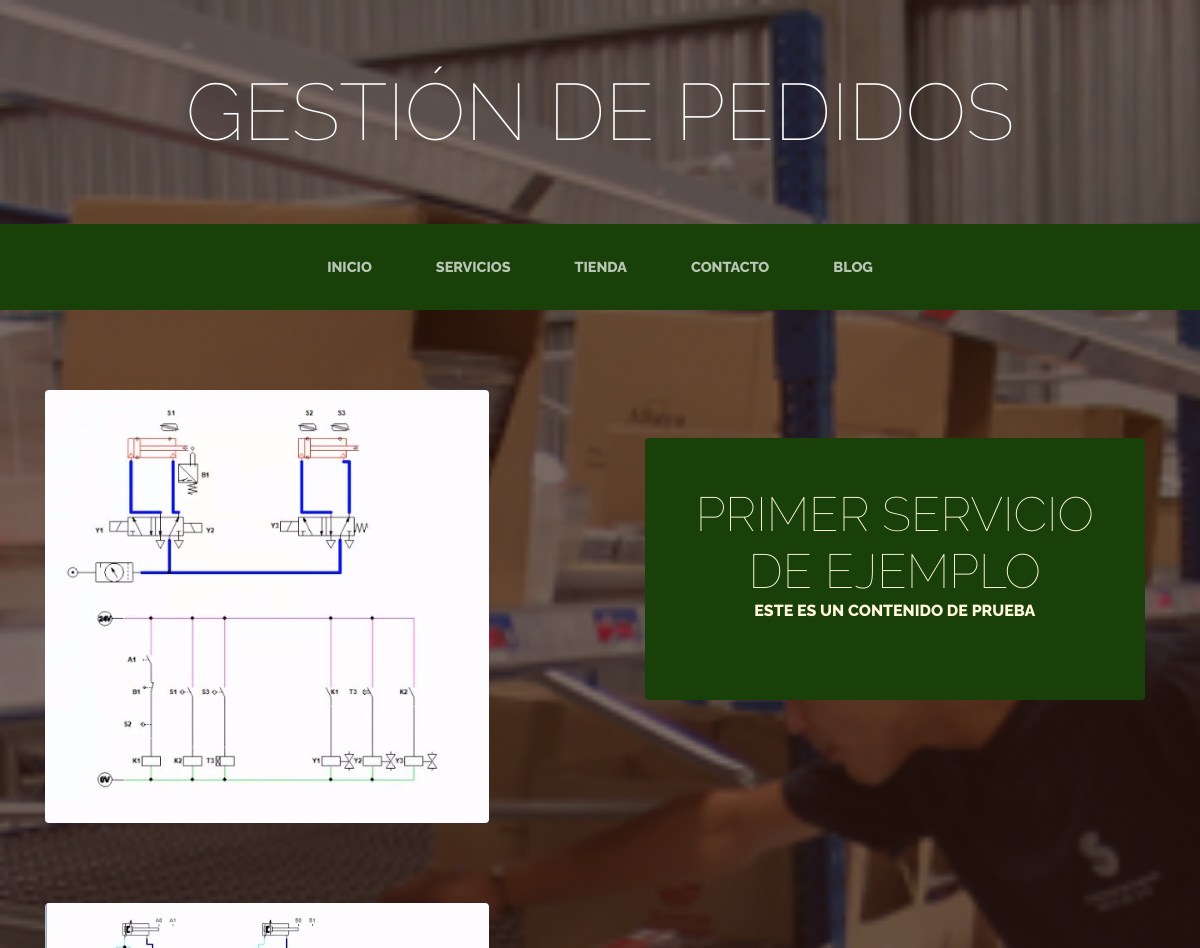
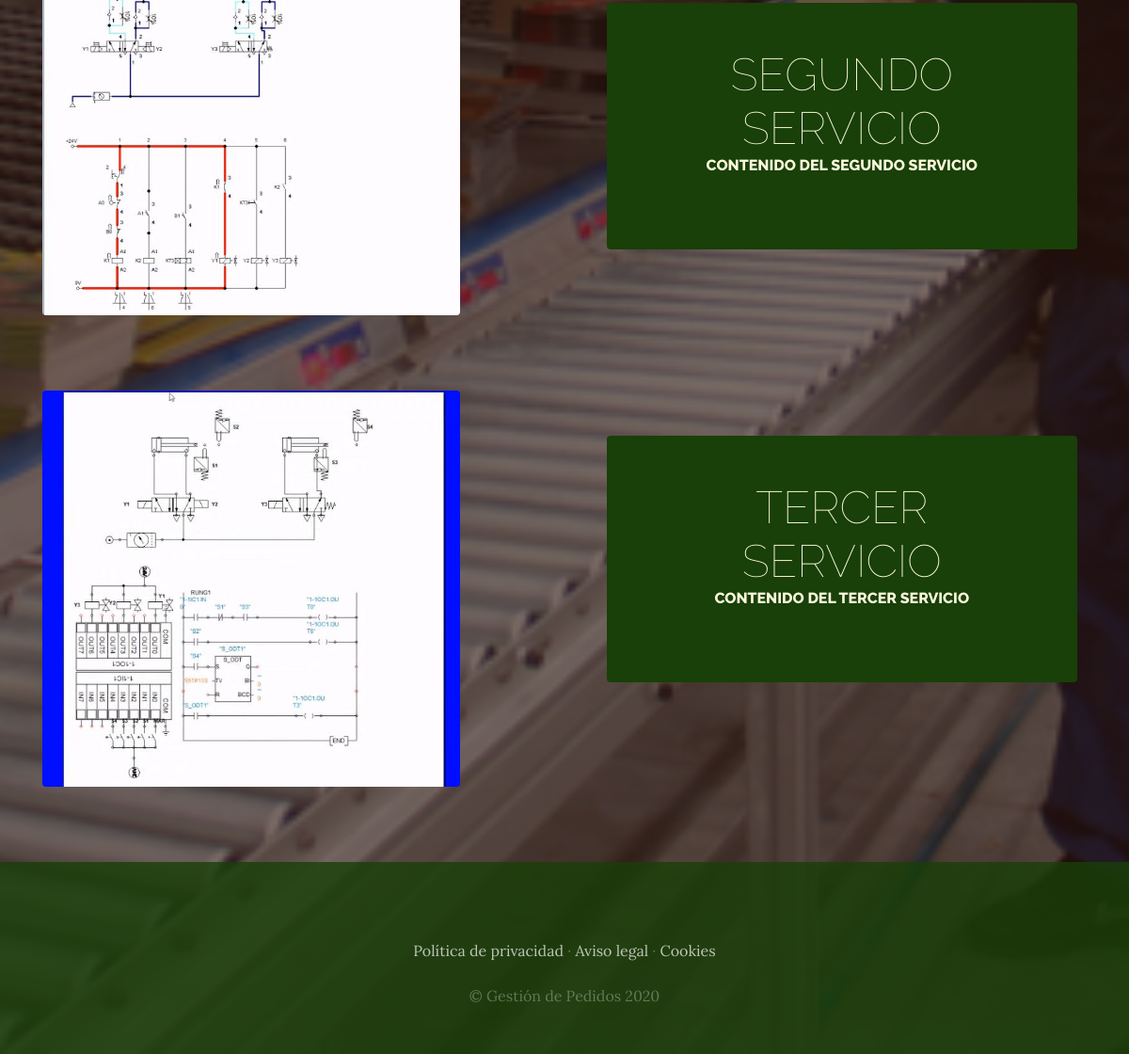
The app's page /servicios/ with its own data (2 pictures, top to bottom).
### ServiciosApp/models.py (models this page shows, shortened)
class Servicio(models.Model):
    titulo = models.CharField(max_length=50)
    contenido = models.CharField(max_length=50)
    imagen = models.ImageField(upload_to= 'servicios')
    created = models.DateTimeField(auto_now_add=True)
    updated = models.DateField(auto_now_add=True)
    class Meta():
        verbose_name = 'servicio'
        verbose_name_plural = 'servicios'

### ServiciosApp/views.py (the view)
# urls.py: path('servicios/', include('ServiciosApp.urls')),
def servicios(request):
    servicios = Servicio.objects.all()
    return render(request, 'servicios/servicios.html', {'servicios':servicios})

### ServiciosApp/templates/servicios/servicios.html
{% extends 'ProyectoWebApp/base.html' %}
{% load static %}
{% block content %}
    {% for servicio in servicios %}
    <section class="page-section clearfix">
        <div class="container">
          <div class="intro">
            <img class="intro-img img-fluid mb-3 mb-lg-0 rounded" src="{{servicio.imagen.url}}" alt="" style="width: 40%;">
            <div class="intro-text left-0 text-center bg-faded p-5 rounded">
              <h2 class="section-heading mb-4" >
                <span class="section-heading-lower">{{servicio.titulo}}</span>
                <span class="section-heading-upper">{{servicio.contenido}}</span>
              </h2>
            </div>
          </div>
        </div>
      </section>
    {% endfor %}
{% endblock %}

### ProyectoWebApp/templates/ProyectoWebApp/base.html (shortened to what this page needs)
<html>
<head>
    {% load static %}
    <link href="{% static 'ProyectoWebApp/vendor/bootstrap/css/bootstrap.min.css' %}" rel="stylesheet">
    <link href="{% static 'ProyectoWebApp/css/gestion.css' %}" rel="stylesheet">
</head>
<body>
    <h1 class="site-heading text-center text-white d-none d-lg-block">
        <span class="site-heading-lower">Gestión de Pedidos</span>
      </h1>
 <nav class="navbar navbar-expand-lg navbar-dark py-lg-4" id="mainNav">
    <div class="container">
      <div class="collapse navbar-collapse" id="navbarResponsive">
        <ul class="navbar-nav mx-auto">
          <li class="nav-item {% if request.path == '/' %} active {% endif %} px-lg-4">
            <a class="nav-link text-uppercase text-expanded" href="{% url 'Home' %}">Inicio</a>
          </li>
          <li class="nav-item {% if request.path == '/servicios' %} active {% endif %} px-lg-4">
            <a class="nav-link text-uppercase text-expanded" href="{% url 'Servicios' %}">Servicios</a>
          </li>
          <li class="nav-item {% if request.path == '/tienda' %} active {% endif %} px-lg-4">
            <a class="nav-link text-uppercase text-expanded" href="{% url 'Tienda' %}">Tienda</a>
          </li>
          <li class="nav-item {% if request.path == '/contacto' %} active {% endif %} px-lg-4">
            <a class="nav-link text-uppercase text-expanded" href="{% url 'Contacto' %}">Contacto</a>
          </li>
          <li class="nav-item {% if request.path == '/blog' %} active {% endif %} px-lg-4">
            <a class="nav-link text-uppercase text-expanded" href="{% url 'Blog' %}">Blog</a>
          </li>
        </ul>
      </div>
    </div>
  </nav>
{% block content %}
{% endblock %}
    <footer class="footer text-faded text-center py-5">
      <div class="container">
        <p class="m-0 mbt">
        	<a href="sample.html" class="link">Política de privacidad</a> ·
        	<a href="sample.html" class="link">Aviso legal</a> ·
        	<a href="sample.html" class="link">Cookies</a>
		</p>
        <p class="m-0 mbt1">&copy; Gestión de Pedidos 2020</p>
      </div>
	</footer>
</body>
</html>

### ProyectoWebApp/static/ProyectoWebApp/css/gestion.css (style rules this page uses)
body { font-family: 'Lora'; background: linear-gradient(rgba(47, 23, 15, 0.65), rgba(47, 23, 15, 0.65)), url("../img/bg_main.jpg"); background-attachment: fixed; background-position: center; background-size: cover; }
h1, h2, h3, h4, h5, h6 { font-family: 'Raleway'; }
p { line-height: 1.75; }
.text-faded { color: rgba(255, 255, 255, 0.3); }
.site-heading { margin-top: 5rem; margin-bottom: 5rem; text-transform: uppercase; line-height: 1; font-family: 'Raleway'; }
.site-heading .site-heading-lower { font-size: 5rem; font-weight: 100; line-height: 4rem; }
.page-section { margin-top: 5rem; margin-bottom: 5rem; }
.section-heading { text-transform: uppercase; }
.section-heading .section-heading-upper { display: block; font-size: 1rem; font-weight: 800; padding-bottom:.5rem; }
.section-heading .section-heading-lower { display: block; font-size: 3rem; font-weight: 100; }
.bg-faded { background-color: rgba(255, 255, 255, 0.85); }
#mainNav { background-color: rgba(24, 64, 8); font-family: 'Raleway'; }
#mainNav .navbar-nav .nav-item .nav-link { color: rgba(255, 255, 255, 0.7); font-weight: 800; }
@media (min-width: 992px) { #mainNav .navbar-nav .nav-item .nav-link { font-size: 0.9rem; } }
.intro { position: relative; }
@media (min-width: 992px) { .intro .intro-img { width: 75%; float: left; } }
@media (min-width: 992px) { .intro .intro-text { left: 600; width: 60%; margin-top: 3rem; background-color: rgba(24, 64, 8); color: cornsilk; position: absolute; } }
@media (min-width: 1200px) { .intro .intro-text { width: 45%; } }
.footer { background-color: rgba(24, 64, 8, 0.8); }
.mbt { padding-top: 2rem; }
.mbt1 { padding-top: 1.25rem; }
a.link { color: rgba(255, 255, 255, 0.7); }

### records on screen
Servicio: imagen (picture), titulo "PRIMER SERVICIO DE EJEMPLO", contenido "ESTE ES UN CONTENIDO DE PRUEBA"
Servicio: imagen (picture), titulo "SEGUNDO SERVICIO", contenido "CONTENIDO DEL SEGUNDO SERVICIO"
Servicio: imagen (picture), titulo "TERCER SERVICIO", contenido "CONTENIDO DEL TERCER SERVICIO"
